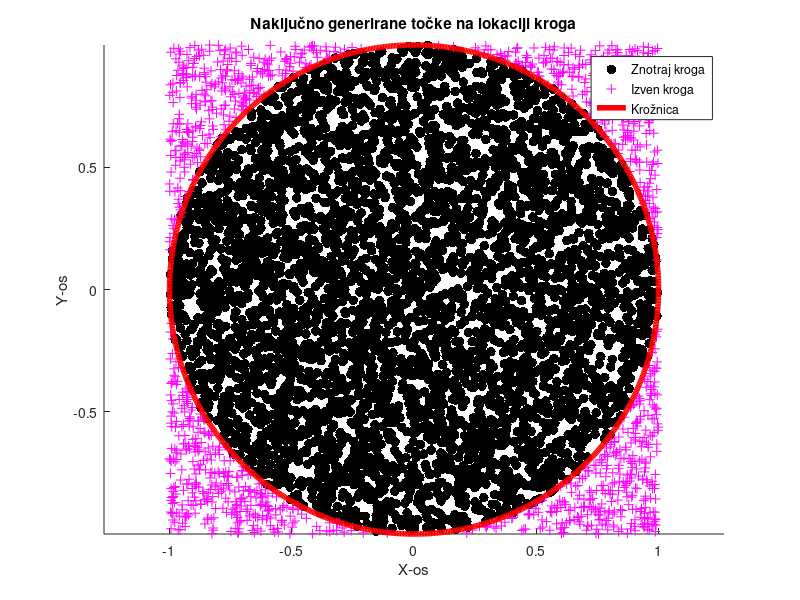

The MATLAB source for this figure:
function izracunaj_oceno_pi()
    stevilo_tock = 6000;
    polmer = 1;
    
    [ocenjena_vrednost_pi, napaka] = izracunaj_oceno_pi_vrednosti(stevilo_tock, polmer);
    disp(['Ocenjena vrednost π: ', num2str(ocenjena_vrednost_pi)]);
    disp(['Napaka: ', num2str(napaka)]);
    
    narisi_krog_in_tocke(stevilo_tock, polmer);
end

function [ocenjena_vrednost_pi, napaka] = izracunaj_oceno_pi_vrednosti(stevilo_tock, polmer)
    tocke_v_krogu = 0;
    
    for i = 1:stevilo_tock
        x = 2 * rand() - 1;
        y = 2 * rand() - 1;
        
        if x^2 + y^2 <= polmer^2
            tocke_v_krogu = tocke_v_krogu + 1;
        end
    end
    
    ocenjena_vrednost_pi = 4 * tocke_v_krogu / stevilo_tock;
    napaka = abs(ocenjena_vrednost_pi - pi);
end

function narisi_krog_in_tocke(stevilo_tock, polmer)
    x = 2 * rand(stevilo_tock, 1) - 1;
    y = 2 * rand(stevilo_tock, 1) - 1;
    razdalja = sqrt(x.^2 + y.^2);
    
    tocke_notri = razdalja <= polmer;
    tocke_ven = razdalja > polmer;
    
    scatter(x(tocke_notri), y(tocke_notri), 50, 'k', 'filled');
    hold on;
    scatter(x(tocke_ven), y(tocke_ven), 50, 'm', '+');
    
    narisi_krog(polmer);
    axis equal;
    
    title('Naključno generirane točke na lokaciji kroga');
    xlabel('X-os');
    ylabel('Y-os');
    legend('Znotraj kroga', 'Izven kroga', 'Krožnica');
end

function narisi_krog(polmer)
    kot = linspace(0, 2*pi, 1000);
    x = polmer * cos(kot);
    y = polmer * sin(kot);
    
    plot(x, y, 'r', 'LineWidth', 4);
end